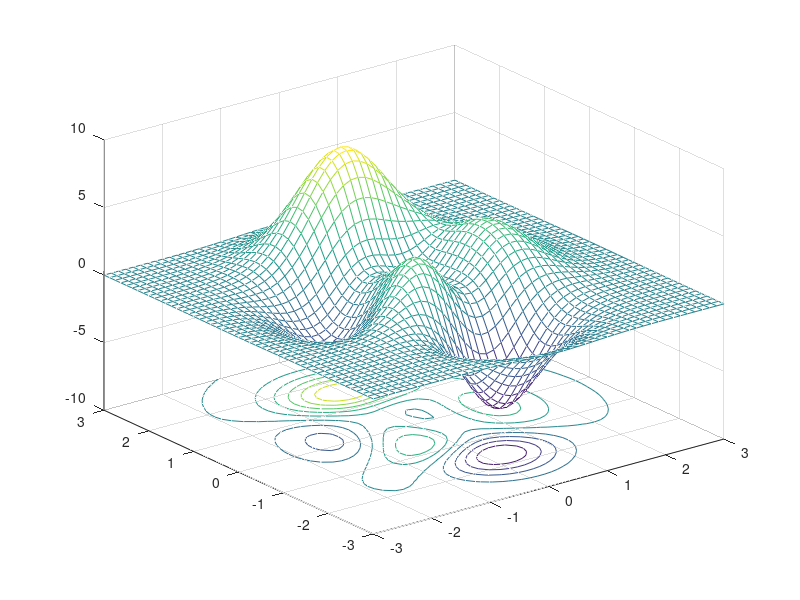

The MATLAB script that drew this image:
% Complex mesh
clc; clear;
%
%f = @(x, y) (x + 1j * y).^4 - 5.*(x + 1j * y) + 1;
%
%z = linspace(-2, 2);
%[x,y] = meshgrid(z);
%
%mesh(x, y, abs(f(x,y))); xlabel("x")

% Integrate over triangular path with 'Waypoints'

%f = @(z) 1 ./ (2*z - 1);

%q = integral(f, 0, 0, 'Waypoints', [1 + 1i, 1 - 1i])

% plot to understand "Why the answer?"

%z = linspace(-1, 1);
%[x, y] = meshgrid(z);
%c = complex([x,y]);
%mesh(x,y, c);

%z1 = complex(1,1); f(z1);
%z2 = complex(1,-1); f(z2);
%z3 = complex(0,1); f(z3);

%h = @(z) 1 ./ (2  * (z) - 1)

%z = linspace(-1, 1);
%[x, y] = meshgrid(z);

%plot(real(h(complex(z, z))), imag(h(complex(z, z))))
% mesh(z, z, abs(h(x, y)))

[X, Y] = meshgrid(-3:.125:3);
Z = peaks(X, Y);
meshc(X, Y, Z)